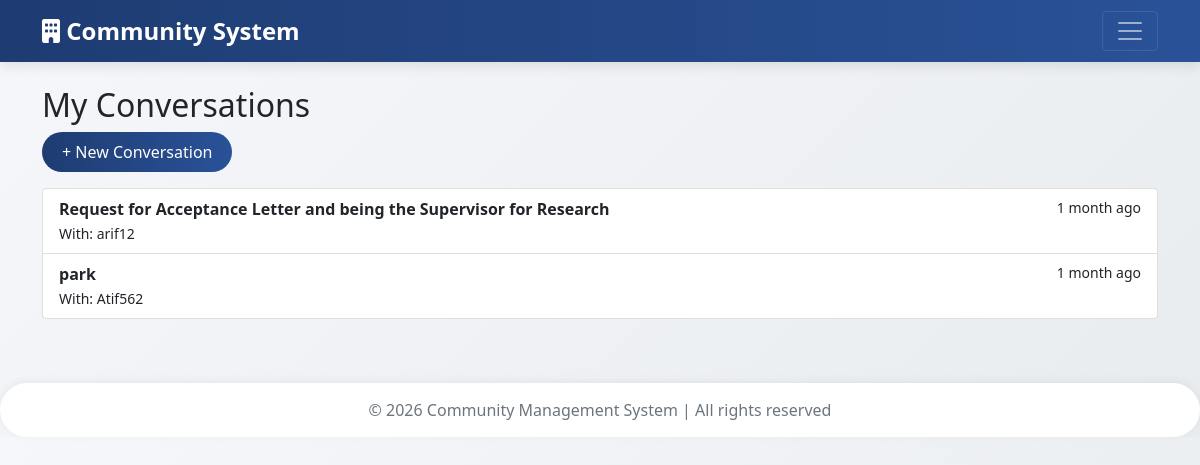
The app's page /conversations/ (signed in) with its own data.
### core/models.py (models this page shows, shortened)
class Conversation(models.Model):
    resident = models.ForeignKey(User, on_delete=models.CASCADE, related_name='conversations_as_resident')
    admin = models.ForeignKey(User, on_delete=models.CASCADE, related_name='conversations_as_admin', null=True, blank=True)
    subject = models.CharField(max_length=200)
    created_at = models.DateTimeField(auto_now_add=True)
    updated_at = models.DateTimeField(auto_now=True)
    is_closed = models.BooleanField(default=False)

### core/views.py (the view)
# urls.py: path('conversations/', views.conversations_list, name='conversations_list'),
@login_required
def conversations_list(request):
    if is_manager(request.user):
        convos = Conversation.objects.all().order_by('-updated_at')
    else:
        convos = Conversation.objects.filter(resident=request.user).order_by('-updated_at')
    return render(request, 'core/conversations_list.html', {'conversations': convos})

### core/views.py (called while the page is built)
def is_manager(user):
    return user.is_staff

### core/templates/core/conversations_list.html (shortened to what this page needs)
{% extends 'core/base.html' %}
{% block content %}
<h2>My Conversations</h2>
<a href="{% url 'start_conversation' %}" class="btn btn-primary mb-3">+ New Conversation</a>
<div class="list-group">
    {% for convo in conversations %}
    <a href="{% url 'conversation_detail' convo.id %}" class="list-group-item list-group-item-action">
        <div class="d-flex justify-content-between">
            <strong>{{ convo.subject }}</strong>
            <small>{{ convo.updated_at|timesince }} ago</small>
        </div>
        <small>With: {% if convo.resident == user %}Admin{% else %}{{ convo.resident.username }}{% endif %}</small>
    </a>
    {% empty %}
    <p>No conversations yet. Start one!</p>
    {% endfor %}
</div>
{% endblock %}

### core/templates/core/base.html (style rules this page uses)
body { background: linear-gradient(135deg, #f5f7fa 0%, #e9ecef 100%); font-family: 'Segoe UI', Tahoma, Geneva, Verdana, sans-serif; }
.btn-primary { background: linear-gradient(90deg, #1e3c72, #2a5298); border: none; border-radius: 30px; padding: 8px 20px; font-weight: 500; }

### records on screen
Conversation: subject "Request for Acceptance Letter and being the Supervisor for Research", updated_at "1 month", resident.username "arif12"
Conversation: subject "park", updated_at "1 month", resident.username "Atif562"
